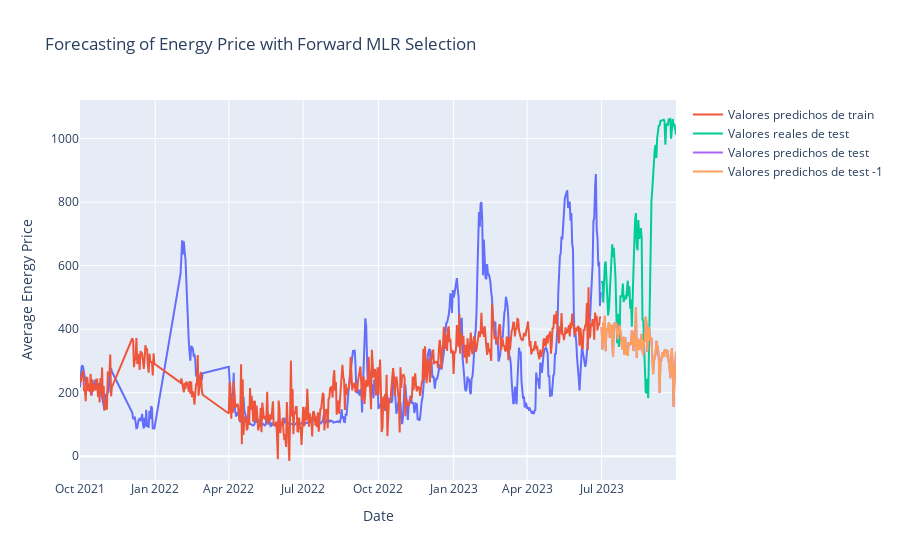

The notebook cell saved with this chart:
### Markdown cell above
Ahora graficamos los resultados de la regresión lineal múltiple con el mejor MAPE obtenido.

### Code cell
fig = px.line(
    x=X_train_dates,
    y=y_train,
    title="Forecasting of Energy Price with Forward MLR Selection",
)
fig.update_layout(xaxis_title="Date", yaxis_title="Average Energy Price")
fig.add_trace(
    go.Scatter(
        x=X_train_dates, y=y_pred_train, mode="lines", name="Valores predichos de train"
    )
)
fig.add_trace(
    go.Scatter(x=X_test_dates, y=y_test, mode="lines", name="Valores reales de test")
)
fig.add_trace(
    go.Scatter(x=X_test_dates, y=y_pred, mode="lines", name="Valores predichos de test")
)
fig.add_trace(
    go.Scatter(
        x=X_test_dates, y=y_pred, mode="lines", name="Valores predichos de test -1"
    )
)
fig.show()
